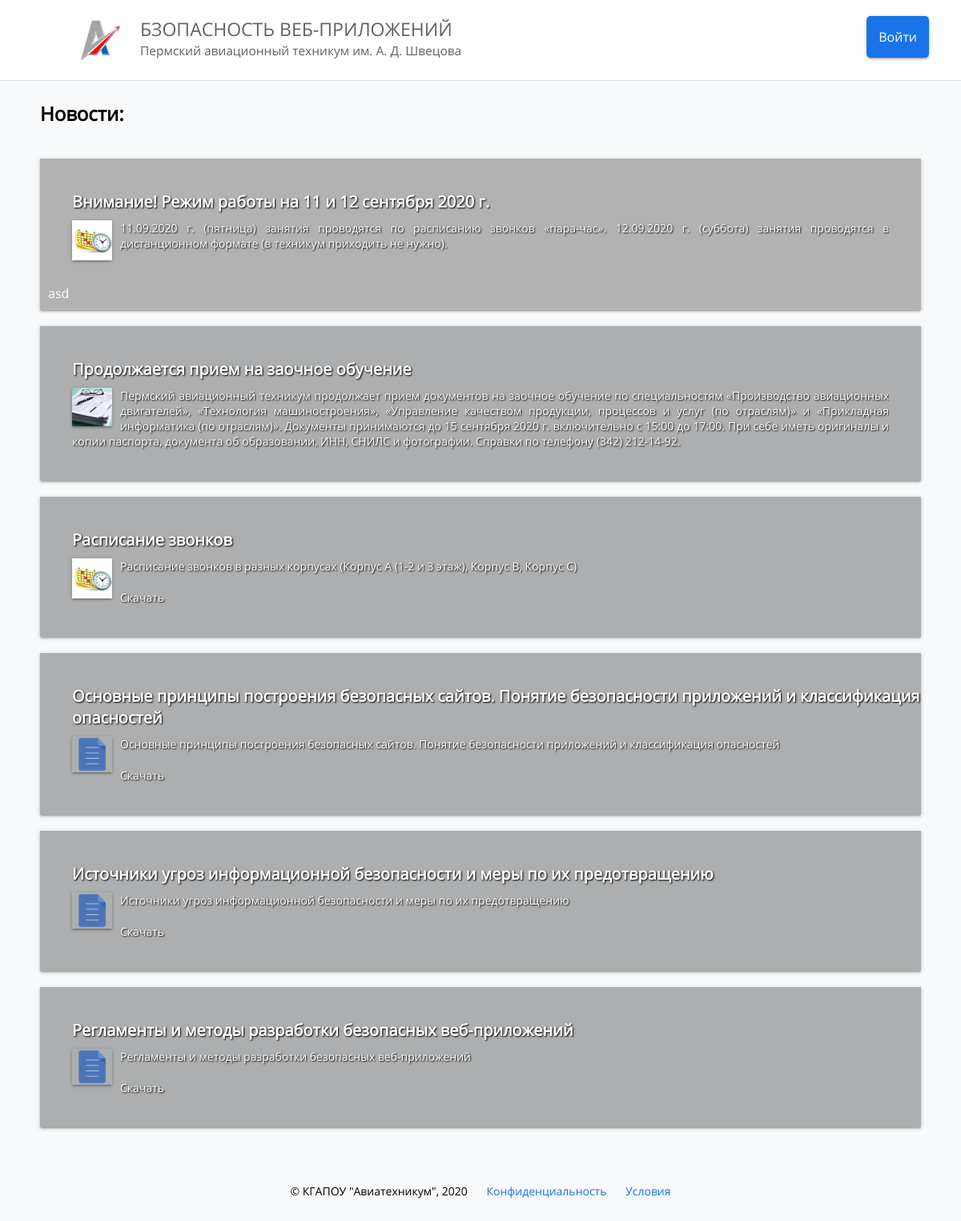
The page / on the database its author committed.
### tables this page shows
CREATE TABLE `news` (
  `id` int NOT NULL,
  `title` varchar(255) NOT NULL,
  `text` varchar(1000) NOT NULL,
  `img` varchar(255) NOT NULL
);

CREATE TABLE `comments` (
  `Id` int NOT NULL COMMENT 'Код',
  `IdUser` int NOT NULL COMMENT 'Код пользователя',
  `IdPost` int NOT NULL COMMENT 'Код поста',
  `Messages` varchar(1000) NOT NULL COMMENT 'Сообщение'
);

### index.php (the view, shortened to what this page needs)
<?php
	include("./settings/connect_datebase.php");
?>
<!DOCTYPE HTML>
<html>
	<head>
		<link rel="stylesheet" href="style.css">
	</head>
	<body>
		<div class="top-menu">
			<a class="button" href = "./login.php">Войти</a>
			<a href=#><img src = "img/logo1.png"/></a>
			<div class="name">
				<a href="index.php">
					<div class="subname">БЗОПАСНОСТЬ  ВЕБ-ПРИЛОЖЕНИЙ</div>
					Пермский авиационный техникум им. А. Д. Швецова
				</a>
			</div>
		</div>
		<div class="space"> </div>
		<div class="main">
			<div class="content">
				<div class="name">Новости:</div>
				<div>
					<?php
						$query_news = $mysqli->query("SELECT * FROM `news`;");
						while($read_news = $query_news->fetch_assoc()) {
							$QueryMessages = $mysqli->query("SELECT * FROM `comments` WHERE `IdPost` = {$read_news["id"]}");
							echo '
								<div class="specialty">
									<div class = "slider">
										<div class = "inner">
											<div class="name">'.$read_news["title"].'</div>
											<div class="description" style="overflow: auto;">
												<img src = "'.$read_news["img"].'" style="width: 50px; box-shadow: 0 2px 2px 0 rgba(0,0,0,.14), 0 3px 1px -2px rgba(0,0,0,.12), 0 1px 5px 0 rgba(0,0,0,.2); float: left; margin-right: 10px;">
												'.$read_news["text"].'
											</div>
											<div class="messages">
												';
												while($ReadMessages = $QueryMessages->fetch_assoc()) {
													echo "<div>".$ReadMessages["Messages"]."</div>";
												}
											echo '</div>';
										echo
										'</div>
									</div>
								</div>
							';
						}
					?>
					<div class="footer">
						© КГАПОУ "Авиатехникум", 2020
						<a href=#>Конфиденциальность</a>
						<a href=#>Условия</a>
					</div>
				</div>
			</div>
		</div>
	</body>
</html>

### style.css (style rules this page uses)
html, body { padding: 0px; margin: 0px; background-color: #F8F9FA; font-family: pat_fonts; }
.main { width: 100%; }
.space { height: 125px; width: 100%; }
.top-menu { width: 100%; height: 100px; background-color: #FFFFFF; border-bottom: 1px solid #DADCE0; position: fixed; }
.top-menu img { width: 50px; height: 50px; margin-left: 100px; margin-top: 25px; float: left; margin-right: 25px; }
.top-menu .name { padding-top: 20px; }
.top-menu .name a { font-size: 15.5px; color: #5F6368; text-decoration: none; }
.top-menu .name a .subname { font-size: 23px; color: #5F6368; text-decoration: none; }
.main .content { margin-left: 50px; margin-right: 50px; width: auto; }
.main .content .name { font-size: 24px; font-weight:bold; padding-bottom: 40px; }
.main .content .specialty { min-height: 150px; margin-bottom: 20px; width: inherit; box-shadow: 0 2px 2px 0 rgba(0,0,0,.14), 0 3px 1px -2px rgba(0,0,0,.12), 0 1px 5px 0 rgba(0,0,0,.2); background-size: cover; background-repeat: no-repeat; color: #FFFFFF; background-position: 0px 50%; }
.main .content .specialty .slider { background-size: cover; background-repeat: no-repeat; background-position: 0px 50%; min-height: 150px; }
.main .content .specialty:first-child { //background-image: URL("img/specialty_1(1).png"); background-color: #fff; }
.main .content .specialty:first-child .slider { //background-image: URL("img/specialty_1(2).png"); background-color: #fff; }
.main .content .footer { padding-top: 50px; height: 50px; font-size: 14px; text-align: center; }
.main .content .footer a { text-decoration: none; color: #1A73E8; }
.main .content .footer a:nth-child(1) { margin: 0px 20px; }
.main .content .specialty .inner { min-height:150px; background: rgb(0,0,0, .3); transition: 1s; }
.main .content .specialty .name { padding-left: 40px; padding-top: 40px; font-weight: 0; font-size: 20px; padding-bottom: 0px; text-shadow: 1px 1px 2px black; }
.main .content .specialty .description { padding-left: 40px; padding-top: 10px; font-weight: 0; font-size: 14px; margin-right: 40px; text-align: justify; padding-bottom: 20px; text-shadow: 1px 1px 2px black; }
.main .content .specialty .description a { margin-top: 10px; color: #FFFFFF; display: block; text-decoration: none; padding-top: 10px; //float: right; text-shadow: 1px 1px 2px black; }
.button { background-color: #1A73E8; color: #FFFFFF; text-decoration: none; padding: 15px; border-radius: 5px; box-shadow: 0 2px 2px 0 rgba(0,0,0,.14), 0 3px 1px -2px rgba(0,0,0,.12), 0 1px 5px 0 rgba(0,0,0,.2); float: right; margin-right: 40px; margin-top: 20px; transition: 1s; cursor: pointer; }
.messages { padding: 10px; }

### rows shown on the page
news: title "Внимание! Режим работы на 11 и 12 сентября 2020 г.", text "11.09.2020 г. (пятница) занятия проводятся по расписанию звонков «пара-час». 12.09.2020 г. (суббота) занятия проводятся в дистанционном формате (в техникум приходить не нужно)."
comments: Messages "asd"
news: title "Продолжается прием на заочное обучение", shows a picture, text "Пермский авиационный техникум продолжает прием документов на заочное обучение по специальностям «Производство авиационных двигателей», «Технология машиностроения», «Управление качеством продукции, процессов и услуг (по отраслям)» и «Прикладная информатика (по отраслям)». Документы принимаются до 15 сентября 2020 г. включительно с 15:00 до 17:00. При себе иметь оригиналы и копии паспорта, документа об образовании, ИНН, СНИЛС и фотографии. Справки по телефону (342) 212-14-92."
news: title "Расписание звонков", img (picture), text "Расписание звонков в разных корпусах (Корпус А (1-2 и 3 этаж), Корпус В, Корпус С) Скачать"
news: title "Основные принципы построения безопасных сайтов. Понятие безопасности приложений и классификация опасностей", img (picture), text "Основные принципы построения безопасных сайтов. Понятие безопасности приложений и классификация опасностей Скачать"
news: title "Источники угроз информационной безопасности и меры по их предотвращению", img (picture), text "Источники угроз информационной безопасности и меры по их предотвращению Скачать"
news: title "Регламенты и методы разработки безопасных веб-приложений", img (picture), text "Регламенты и методы разработки безопасных веб-приложений Скачать"
